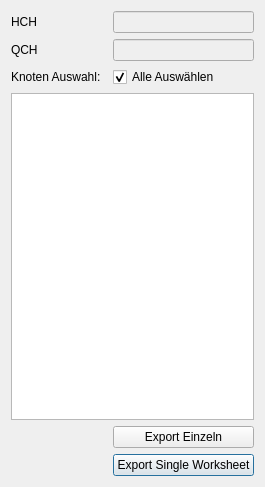
<?xml version="1.0" encoding="UTF-8"?>
<ui version="4.0">
 <class>hqDialog</class>
 <widget class="QDialog" name="hqDialog">
  <property name="geometry">
   <rect>
    <x>0</x>
    <y>0</y>
    <width>252</width>
    <height>487</height>
   </rect>
  </property>
  <property name="font">
   <font>
    <family>Segoe UI</family>
   </font>
  </property>
  <property name="windowTitle">
   <string>HQ Tabelle Export</string>
  </property>
  <layout class="QGridLayout" name="gridLayout">
   <item row="2" column="0">
    <widget class="QLabel" name="label_3">
     <property name="text">
      <string>Knoten Auswahl:</string>
     </property>
    </widget>
   </item>
   <item row="3" column="0" colspan="3">
    <widget class="QTableWidget" name="knoten">
     <attribute name="horizontalHeaderVisible">
      <bool>false</bool>
     </attribute>
     <attribute name="horizontalHeaderStretchLastSection">
      <bool>true</bool>
     </attribute>
     <attribute name="verticalHeaderVisible">
      <bool>false</bool>
     </attribute>
     <attribute name="verticalHeaderStretchLastSection">
      <bool>false</bool>
     </attribute>
    </widget>
   </item>
   <item row="5" column="0">
    <spacer name="horizontalSpacer_2">
     <property name="orientation">
      <enum>Qt::Horizontal</enum>
     </property>
     <property name="sizeHint" stdset="0">
      <size>
       <width>40</width>
       <height>20</height>
      </size>
     </property>
    </spacer>
   </item>
   <item row="5" column="2">
    <widget class="QPushButton" name="single">
     <property name="text">
      <string>Export Single Worksheet</string>
     </property>
    </widget>
   </item>
   <item row="0" column="0">
    <widget class="QLabel" name="label">
     <property name="text">
      <string>HCH</string>
     </property>
    </widget>
   </item>
   <item row="0" column="2">
    <widget class="QLineEdit" name="hch">
     <property name="enabled">
      <bool>false</bool>
     </property>
    </widget>
   </item>
   <item row="1" column="2">
    <widget class="QLineEdit" name="qch">
     <property name="enabled">
      <bool>false</bool>
     </property>
    </widget>
   </item>
   <item row="1" column="0">
    <widget class="QLabel" name="label_2">
     <property name="text">
      <string>QCH</string>
     </property>
    </widget>
   </item>
   <item row="2" column="2">
    <widget class="QCheckBox" name="all">
     <property name="text">
      <string>Alle Auswählen</string>
     </property>
     <property name="checked">
      <bool>true</bool>
     </property>
     <property name="tristate">
      <bool>false</bool>
     </property>
    </widget>
   </item>
   <item row="4" column="0">
    <spacer name="horizontalSpacer">
     <property name="orientation">
      <enum>Qt::Horizontal</enum>
     </property>
     <property name="sizeHint" stdset="0">
      <size>
       <width>40</width>
       <height>20</height>
      </size>
     </property>
    </spacer>
   </item>
   <item row="4" column="2">
    <widget class="QPushButton" name="many">
     <property name="text">
      <string>Export Einzeln</string>
     </property>
    </widget>
   </item>
  </layout>
 </widget>
 <resources/>
 <connections/>
</ui>
